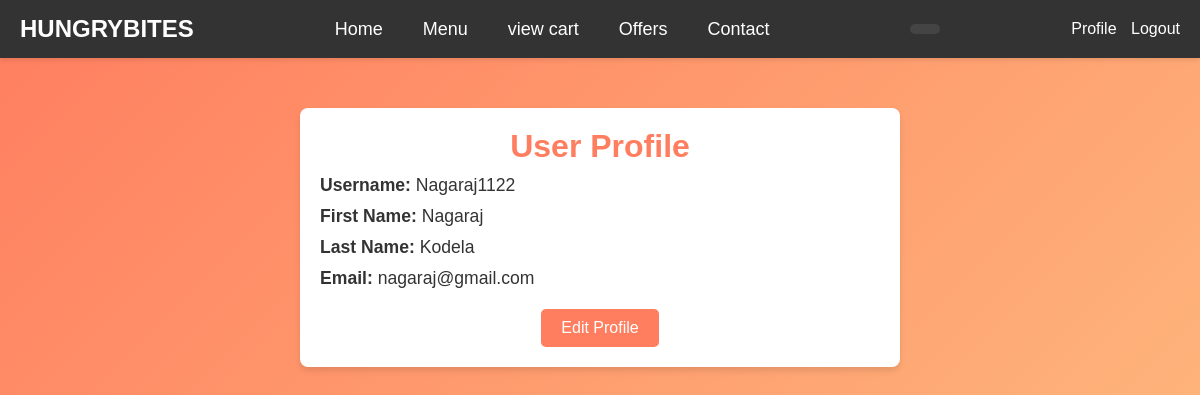
/Accounts/profile/ (signed in), run on the app's committed database.
### Accounts/models.py (models this page shows)
class User_details(AbstractUser):
    phone_number=models.CharField(max_length=15,default='')
    def __str__(self):
        return self.username

### Accounts/views.py (the view)
# urls.py: path('profile/',profile,name='profile'),
@login_required(login_url='login')
def profile(request):
    user=request.user
    user_data=User_details.objects.filter(username=user)
    context={
        'user_data':user_data
    }
    return render(request,'profile.html',context)

### template/profile.html (shortened to what this page needs)
{% extends 'navbar.html' %}
{% load static %}
    {% block content %}
    <link rel="stylesheet" href="{% static 'Accounts/profile.css' %}">
    <div class="container">
        <h1>User Profile</h1>
        <div class="profile-section">
            {% for user in user_data %}
            <p><strong>Username:</strong> {{ user.username }}</p>
            <p><strong>First Name:</strong> {{ user.first_name }}</p>
            <p><strong>Last Name:</strong> {{ user.last_name }}</p>
            <p><strong>Email:</strong> {{ user.email }}</p>
            {% endfor %}
        </div>
        <div class="edit-section">
            <button id="editButton">Edit Profile</button>
        </div>
    </div>
{% endblock %}

### static/food_delivery/navbar.css (style rules this page uses)
* { margin: 0; padding: 0; box-sizing: border-box; }
body { font-family: Arial, sans-serif; background-color: #f4f4f4; color: #333; transition: background-color 0.3s ease, color 0.3s ease; }

### static/Accounts/profile.css (style rules this page uses)
body { font-family: Arial, sans-serif; background: linear-gradient(135deg, #ff7e5f, #feb47b); margin: 0; padding: 0; color: #333; }
.container { max-width: 600px; margin: 50px auto; background: #fff; border-radius: 8px; padding: 20px; box-shadow: 0 4px 6px rgba(0, 0, 0, 0.1); }
h1 { text-align: center; color: #ff7e5f; }
.profile-section { margin-bottom: 20px; }
.profile-section p { margin: 10px 0; font-size: 1.1rem; }
.edit-section { text-align: center; margin-top: 20px; }
.edit-section button { background: #ff7e5f; color: white; border: none; padding: 10px 20px; border-radius: 5px; cursor: pointer; font-size: 1rem; transition: background 0.3s; }

### data on the page
User_details: username "Nagaraj1122", first_name "Nagaraj", last_name "Kodela", email "nagaraj@gmail.com"
